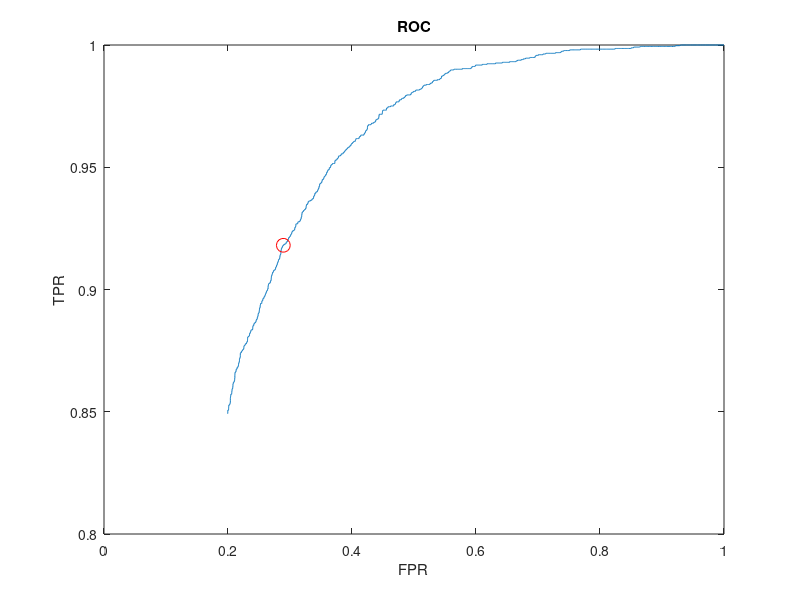

This figure's MATLAB source:
load test.mat;

likelihood_ratios = zeros(1, size(x, 2)); 

for i = 1:size(x, 2)
    data_point = x(:, i); 
    likelihood_ratio = (mvnpdf(data_point, [2; 2], [1, 0; 0, 1])) / (0.5 * mvnpdf(data_point, [3; 0], [2, 0; 0, 1]) + 0.5 * mvnpdf(data_point, [0; 3], [1, 0; 0, 2]));
    likelihood_ratios(i) = likelihood_ratio;
end

thresholds = linspace(0, 1, 10000);

total_pos = sum(labels == 1);
total_neg = sum(labels == 0);

true_rate = zeros(size(thresholds));
false_rate = zeros(size(thresholds));

for i = 1:length(thresholds)
    threshold = thresholds(i);

    true_positives = sum(likelihood_ratios >= threshold & labels == 1);
    false_positives = sum(likelihood_ratios >= threshold & labels == 0);
    
    true_rate(i) = true_positives / total_pos;
    false_rate(i) = false_positives / total_neg;
end

thr_optimal = 0.35 / 0.65;

tpr_optimal = sum(likelihood_ratios >= thr_optimal & labels == 1) / total_pos;
fpr_optimal = sum(likelihood_ratios >= thr_optimal & labels == 0) / total_neg;

estimated_labels = (likelihood_ratios >= thr_optimal);
confusion_matrix = confusionmat(labels, estimated_labels);
true_positives = confusion_matrix(2, 2);
true_negatives = confusion_matrix(1, 1);
false_positives = confusion_matrix(1, 2);
false_negatives = confusion_matrix(2, 1);

min_error = (false_positives + false_negatives) / length(labels);

min_err_emp = Inf;
optimal_thresh_emp = 0;

for i = 1:length(thresholds)
    t = thresholds(i);
    err_0 = sum(likelihood_ratios >= t & labels == 0) / sum(labels == 0);
    err_1 = sum(likelihood_ratios < t & labels == 1) / sum(labels == 1);
    err = err_0 * 0.65 + err_1 * 0.35;
    
    if err < min_err_emp
        min_err_emp = err;
        optimal_thresh_emp = t;
    end
end

plot(false_rate, true_rate), hold on,
plot(fpr_optimal, tpr_optimal, 'ro', 'MarkerSize', 10); 
xlabel("FPR");
ylabel("TPR");
title("ROC");
disp(min_error);
disp(min_err_emp);